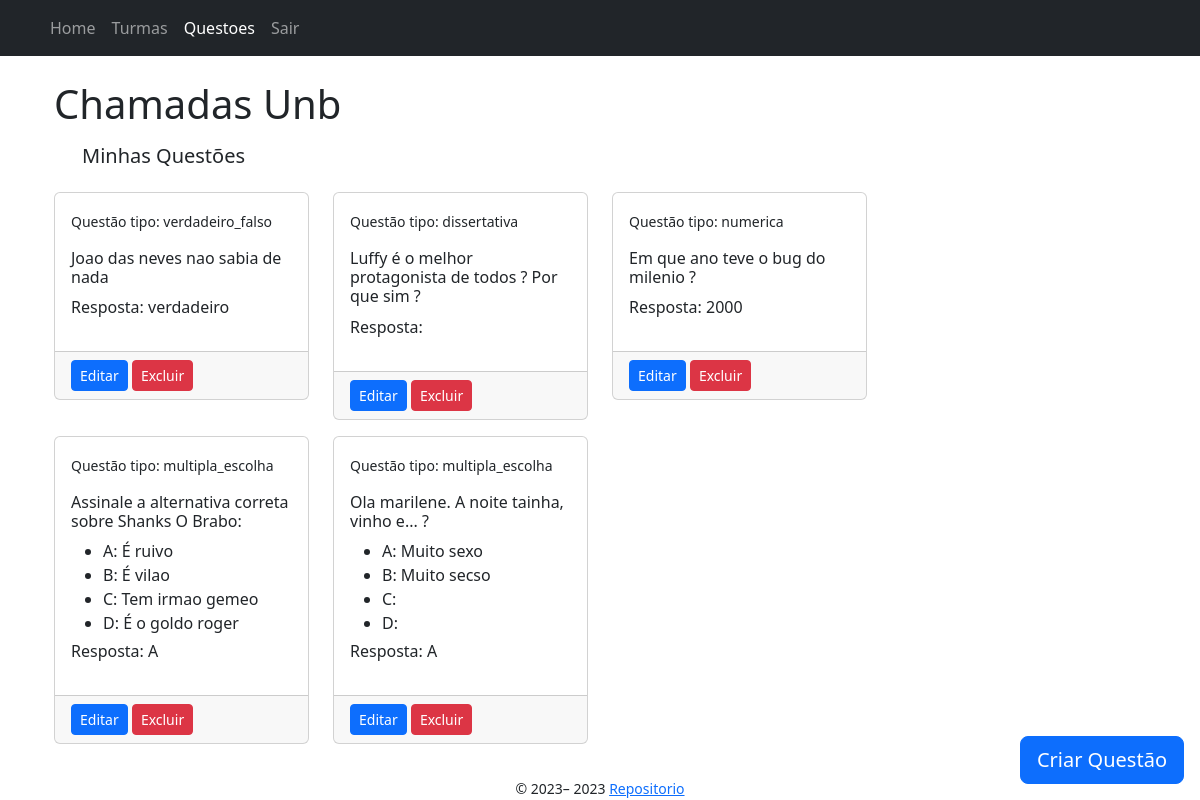
Page /questoes/professor/1 (signed in) on the earlier database version.
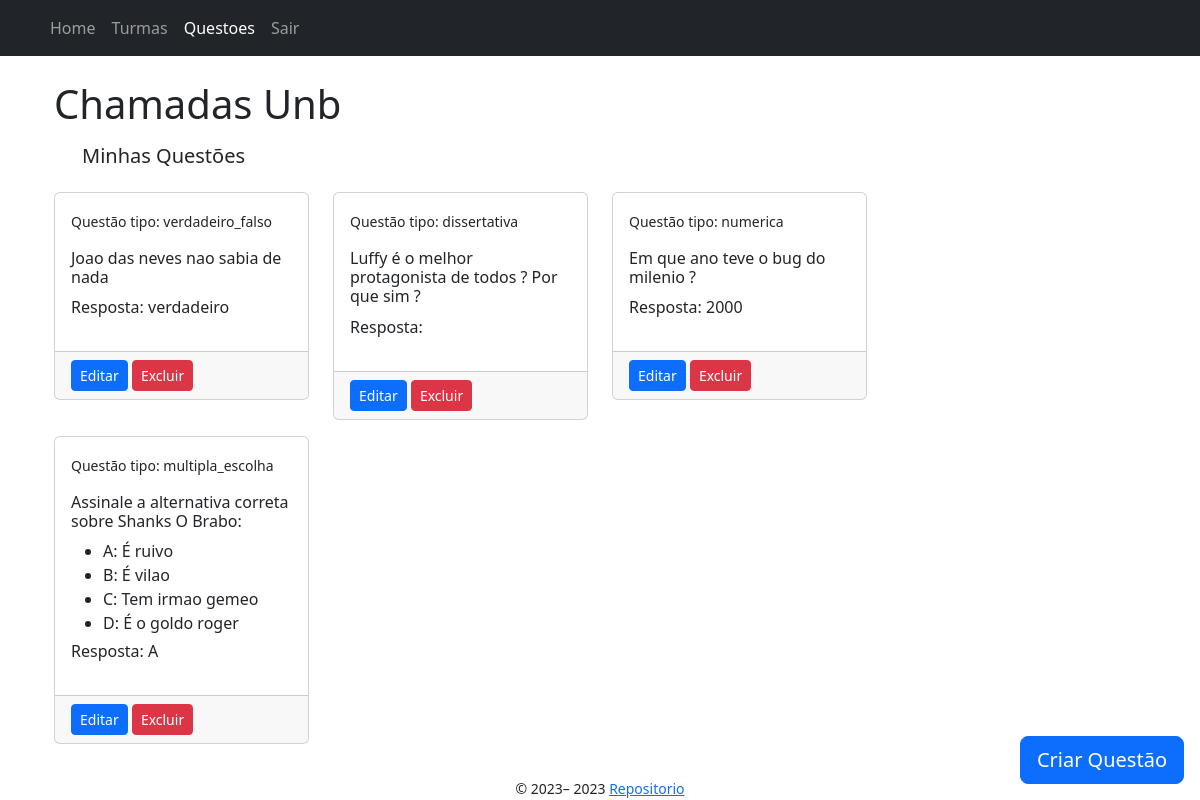
Same page on the later database version.
### app/models/questao.py (models this page shows, shortened)
class Questao(db.Model):
    __tablename__ = "questao"
    id = db.Column(db.Integer, primary_key=True)
    enunciado = db.Column(db.String(255))
    resposta = db.Column(db.String(255))
    tipo_questao = db.Column(
        Enum("multipla_escolha", "verdadeiro_falso", "numerica", "dissertativa", name="tipo_questao"), nullable=False)
    professor_id = db.Column(db.Integer, db.ForeignKey('professor.id'), nullable=False)
    respostas = db.relationship('RespostaQuestaoExame', backref='questao_respostas') #1 to N
    exames = db.relationship("QuestaoExame", back_populates="questao") # tabela associativa N to N

### app/models/questao_multipla_escolha.py (models this page shows)
class QuestaoMultiplaEscolha(Questao):
    __tablename__ = "questao_multipla_escolha"
    id = db.Column(db.Integer, db.ForeignKey('questao.id'), primary_key=True)
    opcao_a = db.Column(db.String(255))
    opcao_b = db.Column(db.String(255))
    opcao_c = db.Column(db.String(255))
    opcao_d = db.Column(db.String(255))

### app/controllers/questoes_controller.py (the view)
@bp.route("/professor/<int:user_id>", methods=["GET"])
@login_required
def index(user_id):
    if not isinstance(current_user, Professor):
        flash("Acesso não autorizado")
        return render_template("index.jinja2", user=current_user)
    questoes = Questao.query.filter_by(professor_id=user_id).all()
    questoes_multipla_escolha = QuestaoMultiplaEscolha.query.filter_by(professor_id=user_id).all()
    return render_template('questoes/index.jinja2', questoes=questoes, questoes_multipla_escolha=questoes_multipla_escolha)

### app/templates/questoes/index.jinja2 (shortened to what this page needs)
{% extends "base.jinja2" %}
{% from 'bootstrap5/utils.html' import render_modal, render_icon %}
{% block head %}
    {{ super() }}
{% endblock %}
{% block content %}
<div class="container">
    <h1>Chamadas Unb</h1>
    <div class="row rows-col-1 m-3">
        <h5>Minhas Questões</h5>
    </div>
    <div id="my-questions" class="row flex-row">
        {% for questao in questoes %}
            {%if questao.tipo_questao != "multipla_escolha"%}
                <div class="mb-3 col-lg-3 col-md-4 col-sm-6 col-xs-12">
                    <div class="card">
                        <div class="card-body">
                            <p><small> Questão tipo: {{ questao.tipo_questao }}</small></p>
                            <h6>{{ questao.enunciado }}</h6>
                            <p>Resposta: {{ questao.resposta }}</p>
                        </div>
                        <div class="card-footer">
                            <a href="{{ url_for('questoes.edit', user_id=current_user.id, questao_id=questao.id) }}" class="btn btn-sm btn-primary">Editar</a>
                            <a class="btn btn-sm btn-danger" data-bs-toggle="modal" data-bs-target="#confirmDeleteModal-{{ questao.id }}">Excluir</a>
                        </div>
                    </div>
                </div>
            {% endif %}
        {% endfor %}
    </div>
    <div id="my-questions" class="row flex-row">
        {% for questao_multipla_escolha in questoes_multipla_escolha %}
            <div class="mb-3 col-lg-3 col-md-4 col-sm-6 col-xs-12">
                <div class="card">
                    <div class="card-body">
                        <p><small> Questão tipo: {{ questao_multipla_escolha.tipo_questao }}</small></p>
                        <h6>{{ questao_multipla_escolha.enunciado }}</h6>
                        <div style="max-height: 100px; overflow-y: auto;">
                            <ul>
                                <li>A: {{ questao_multipla_escolha.opcao_a }}</li>
                                <li>B: {{ questao_multipla_escolha.opcao_b }}</li>
                                <li>C: {{ questao_multipla_escolha.opcao_c }}</li>
                                <li>D: {{ questao_multipla_escolha.opcao_d }}</li>
                            </ul>
                        </div>
                        <p>Resposta: {{ questao_multipla_escolha.resposta }}</p>
                    </div>
                    <div class="card-footer">
                        <a href="{{ url_for('questoes.edit_multipla_escolha', user_id=current_user.id, questao_id=questao_multipla_escolha.id) }}" class="btn btn-sm btn-primary">Editar</a>
                        <a class="btn btn-sm btn-danger" data-bs-toggle="modal" data-bs-target="#confirmDeleteModal-{{ questao_multipla_escolha.id }}">Excluir</a>
                    </div>
                </div>
            </div>
        {% endfor %}
    </div>
    <div class="position-fixed bottom-0 end-0 p-3">
        <a href="{{ url_for('questoes.new', user_id=current_user.id) }}" class="btn btn-floating btn-lg btn-primary">
                    {{render_icon('plus') }} <span class="d-none d-xl-inline">Criar Questão</span>
        </a>
    </div>
</div>
{% endblock %}

Differences in the rows shown:
removed QuestaoMultiplaEscolha: tipo_questao "multipla_escolha", enunciado "Ola marilene. A noite tainha, vinho e... ?", opcao_a "Muito sexo", opcao_b "Muito secso", resposta "A"
